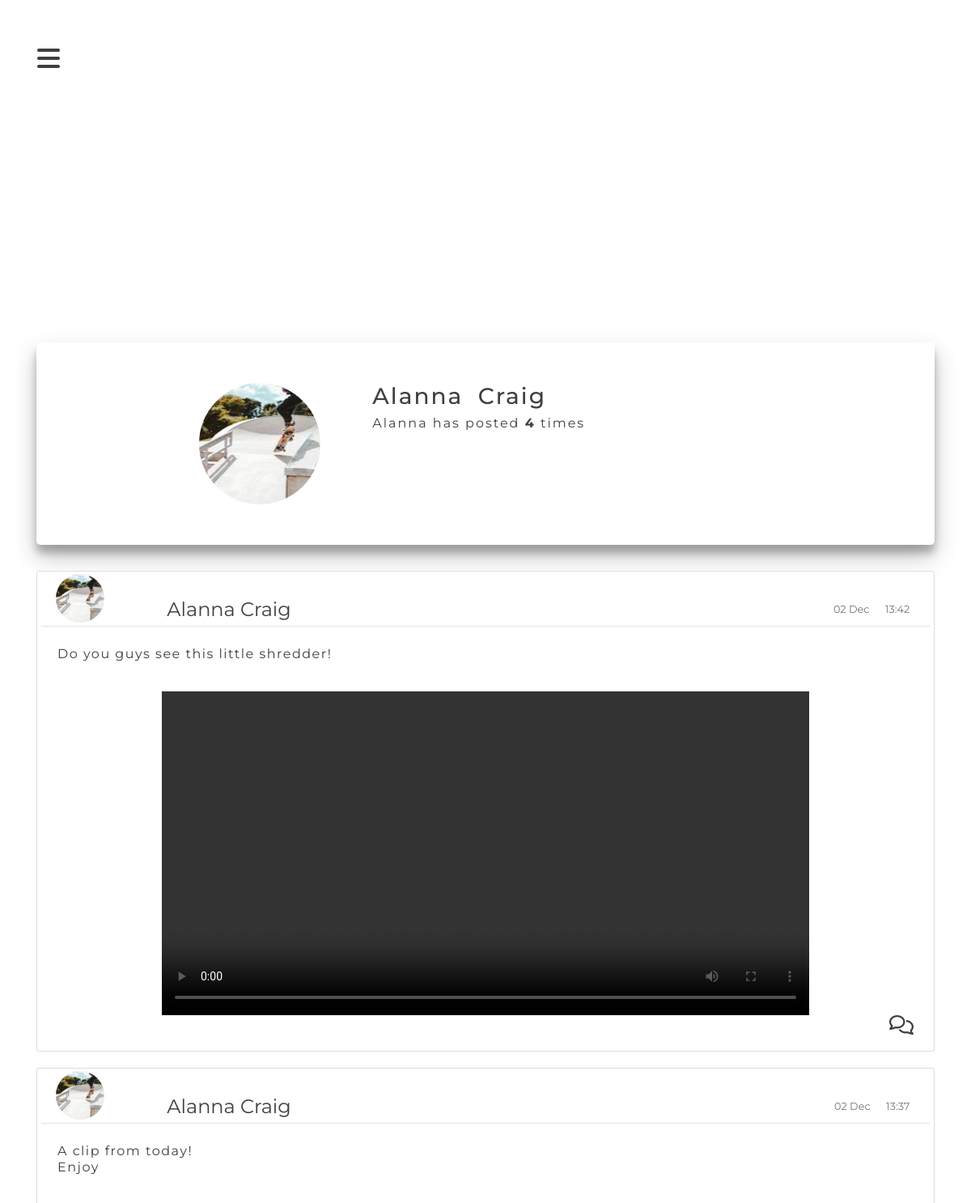
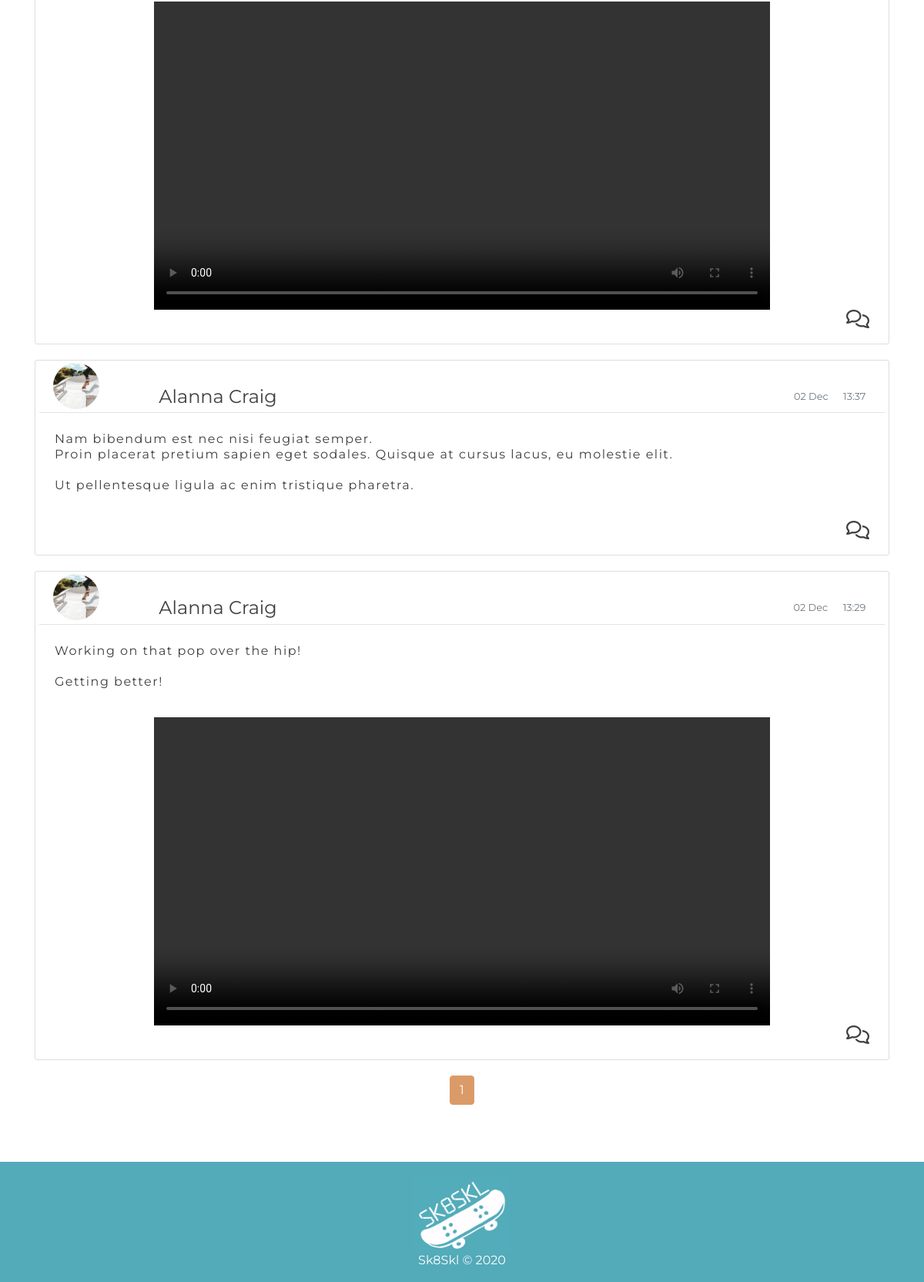
/user/Alanna, run on the app's committed database (2 pictures, top to bottom).
### skateschool/models.py (models this page shows, shortened)
class User(db.Model, UserMixin):
    id = db.Column(db.Integer, primary_key=True)
    userImage = db.Column(db.String(20), nullable=False, default='default.jpg')
    userFN = db.Column(db.String(40), nullable=False)
    userSN = db.Column(db.String(100), nullable=False)
    email = db.Column(db.String(100), unique=True, nullable=False)
    password = db.Column(db.String(100), nullable=False)
    age = db.Column(db.Integer, nullable=False)
    posts = db.relationship('Posts', backref='author', lazy=True)
    comments = db.relationship('Comments', backref='author', lazy=True)

class Posts(db.Model):
    id = db.Column(db.Integer, primary_key=True)
    date = db.Column(db.DateTime, nullable=False, default=datetime.utcnow)
    content = db.Column(db.Text(250), nullable=False)
    media = db.Column(db.String(20))
    user_id = db.Column(db.Integer, db.ForeignKey('user.id'), nullable=False)
    comments = db.relationship('Comments', backref='post', lazy=True)

### skateschool/routes.py (the view)
@app.route("/user/<string:userFN>")
def userPosts(userFN):
    page = request.args.get('page', 1, type=int)
    user = User.query.filter_by(userFN=userFN).first_or_404()
    posts=Posts.query.filter_by(author=user).order_by(Posts.date.desc()).paginate(per_page=7)
    return render_template('userPosts.html', posts=posts, user=user)

### skateschool/templates/userPosts.html (shortened to what this page needs)
{% extends "layout.html" %}
{% block content %}
<div class="container">
<div class="tabs container">
            <div class="profile-info">
                <div class="row">
                    <div class="col-4">
                         <img class="rounded-circle account-img" src="{{ url_for('static', filename='profileImg/' + user.userImage) }}">
                    </div>
                    <div class="col">
                        <div class="row">
                            <h3> {{ user.userFN }} </h3>
                            <h3> {{ user.userSN }} </h3>
                        </div>
                        <div class="row">
                            <p>{{ user.userFN }} has posted <strong>{{ posts.total }}</strong> times</p>
                        </div>
                    </div>
                </div>
</div>
</div>
<br>
<br>
{% for post in posts.items %}
			<article class="media contentSection">
				<div class="media-body">
					<div class="row postHeadings">
						<div class="col-1">
							<img class="rounded-circle article-img" src="{{ url_for('static', filename='profileImg/' + post.author.userImage) }}">
						</div>
						<div class="col">
							<div class="postMetadata">
								<a class="mr-2" href="{{ url_for('userPosts', userFN=post.author.userFN) }}">{{ post.author.userFN }}  {{ post.author.userSN }}</a>
								<small class="text-muted timeDate">{{ post.date.strftime('%-H:%M')}}</small>
								<small class="text-muted timeDate">{{ post.date.strftime('%d %b')}}</small>
							</div>
						</div>
					</div>
					<div class="row">
						<p class="postContent">{{ post.content }}</p>
					</div>
					<div class="row">
						{% if post.media != None %}
							<video width="400" controls class="mediaFile">
								<source  src="{{ url_for('static', filename='postVideo/' + post.media) }}"/>
							</video>
						{% endif %}
					</div>
					<div class="row commentsIcon float-right">
						<a href="{{ url_for('post', post_id=post.id) }}"><i class="far fa-comments"></i></a>
					</div>
				</div>
			</article>
		{% endfor %}
		<div class="text-center">
		{% for page_num in posts.iter_pages(left_edge=1, right_edge=1, left_current=1, right_current=2) %}
			{% if page_num %}
				{% if posts.page == page_num %}
					<a class="btn btn-info postsBtnActive mb-4" href="{{ url_for('userPosts', userFN=user.userFN, page=page_num) }}">{{ page_num }}</a>
				{% else %}
					<a class="btn btn-outline-info postsBtn mb-4" href="{{ url_for('userPosts', userFN=user.userFN, page=page_num) }}">{{ page_num }}</a>
				{% endif %}
			{% else %}
				...
			{% endif %}
		{% endfor %}
        </div>
    </div>
{% endblock content %}

### skateschool/templates/layout.html (shortened to what this page needs)
<!DOCTYPE html>
<html>
	<head>
		<link rel="stylesheet" href="https://stackpath.bootstrapcdn.com/bootstrap/4.3.1/css/bootstrap.min.css">
		<link rel="stylesheet" type="text/css" href="{{ url_for('static', filename='style.css') }}">
		<link rel="stylesheet" href="https://unpkg.com/leaflet@1.7.1/dist/leaflet.css"
/>
	</head>
	<body>
		  <span onclick="openNav()" class="hamburger"><i class="fas fa-bars"></i></span>
		  <header style="margin-bottom: -300px; z-index: -5;">
			<video autoplay playsinline muted loop preload poster="">
			  <source src="{{ url_for('static', filename='img/skatepark.mov') }}" />
			</video>
			<svg xmlns="http://www.w3.org/2000/svg" viewBox="0 0 285 80" preserveAspectRatio="xMidYMid slice">
			  <defs>
				<mask id="mask" x="0" y="0" width="100%" height="100%">
				  <rect x="0" y="0" width="100%" height="100%" />
				  <text x="72" y="40">SK8SKL</text>
				</mask>
			  </defs>
			  <rect x="0" y="0" width="100%" height="100%" />
			</svg>
		  </header>
		{% block content %}{% endblock %}
		<footer>
			<img src="static/img/SK8SKL.png">
			<p>Sk8Skl &copy; 2020</p>
		</footer>
	</body>
<html>

### skateschool/static/style.css (style rules this page uses)
.hamburger { font-size: 2em; display: inline-block; margin-left: 5%; transform: translate(-50%, -50%); font-family:'Josefin Sans', sans-serif; cursor: pointer; margin-top: 1%; position: fixed; }
.hamburger::before, .hamburger::after { position: absolute; transition: 0.4s ease; opacity: 0; pointer-events: none; }
.hamburger:before { content: "M \00a0 \00a0 \00a0 \00a0 \00a0U"; top: -60px; left: -100%; width: 215px; }
.hamburger:after { content: "N"; top: 50px; left: 96%; }
header { width: 100%; margin: 0 auto; position: relative; max-width: 1200px; }
header video { width: 100%; }
svg { width: 100%; position: absolute; top: 0; left: 0; height: 100%; }
footer { width: 100%; background-color: #53aab9; text-align: center; padding: 20px; margin-top: 50px; }
footer img { height: 100px; width: 125px; display: block; margin-right:auto; margin-left: auto; }
footer p { color: white; padding: 0; margin: 0; }
body { background: white; color: #403E41; font-family: "Montserrat", sans-serif; line-height: 1em; margin-top: 5%; min-height: 100%; }
h1, h2, h3, h4, h5, h6, a { color: #403E41; }
.article-img { width: 60px; height: 60px; margin: 5%; }
.postHeadings { padding-bottom: 1px; margin-bottom: 4px; border-bottom: 1px solid #e3e3e3 }
.postMetadata { margin-top: 4%; }
.postMetadata a { font-size: 1.5em; margin-left: 5%; }
.timeDate { float:right; margin: 0 1%; }
.contentSection { background: #ffffff; padding: 0px 20px; border: 1px solid #dddddd; border-radius: 3px; margin-bottom: 20px; }
.postContent { white-space: pre-line; padding: 20px; letter-spacing: 1.5px; line-height: 20px; }
.mediaFile { height: 400px; width: auto; margin-right: auto; margin-left: auto; display: block; }
.commentsIcon { padding: 0 20px 20px 0; font-size: 1.5em; }
.postsBtnActive { background-color: #db9b68; border: 1px solid #db9b68; }
.account-img { width: 150px; height: 150px; display: block; margin-left: auto; margin-right: auto; }
.profile-info { width: 80%; margin-right: auto; margin-left: auto; }
.tabs { font-family: 'Montserrat', sans-serif; letter-spacing: 2px; margin-top: 5%; background: white; padding: 50px; height: auto; box-shadow: 0 14px 28px rgba(0, 0, 0, 0.25), 0 10px 10px rgba(0, 0, 0, 0.22); border-radius: 5px; min-width: 240px; }

### data on the page
User: userImage (placeholder picture), userFN "Alanna", userSN "Craig"
Posts: userImage (placeholder picture), author.userFN "Alanna", author.userSN "Craig", date "13:42", date "02 Dec", content "Do you guys see this little shredder!"
Posts: userImage (placeholder picture), author.userFN "Alanna", author.userSN "Craig", date "13:37", date "02 Dec", content "A clip from today! Enjoy"
Posts: userImage (placeholder picture), author.userFN "Alanna", author.userSN "Craig", date "13:37", date "02 Dec", content "Nam bibendum est nec nisi feugiat semper. Proin placerat pretium sapien eget sodales. Quisque at cursus lacus, eu molestie elit. Ut pellentesque ligula ac enim tristique pharetra."
Posts: userImage (placeholder picture), author.userFN "Alanna", author.userSN "Craig", date "13:29", date "02 Dec", content "Working on that pop over the hip! Getting better!"

### other printed values
{{ posts.total }} "4"
{{ page_num }} "1"
